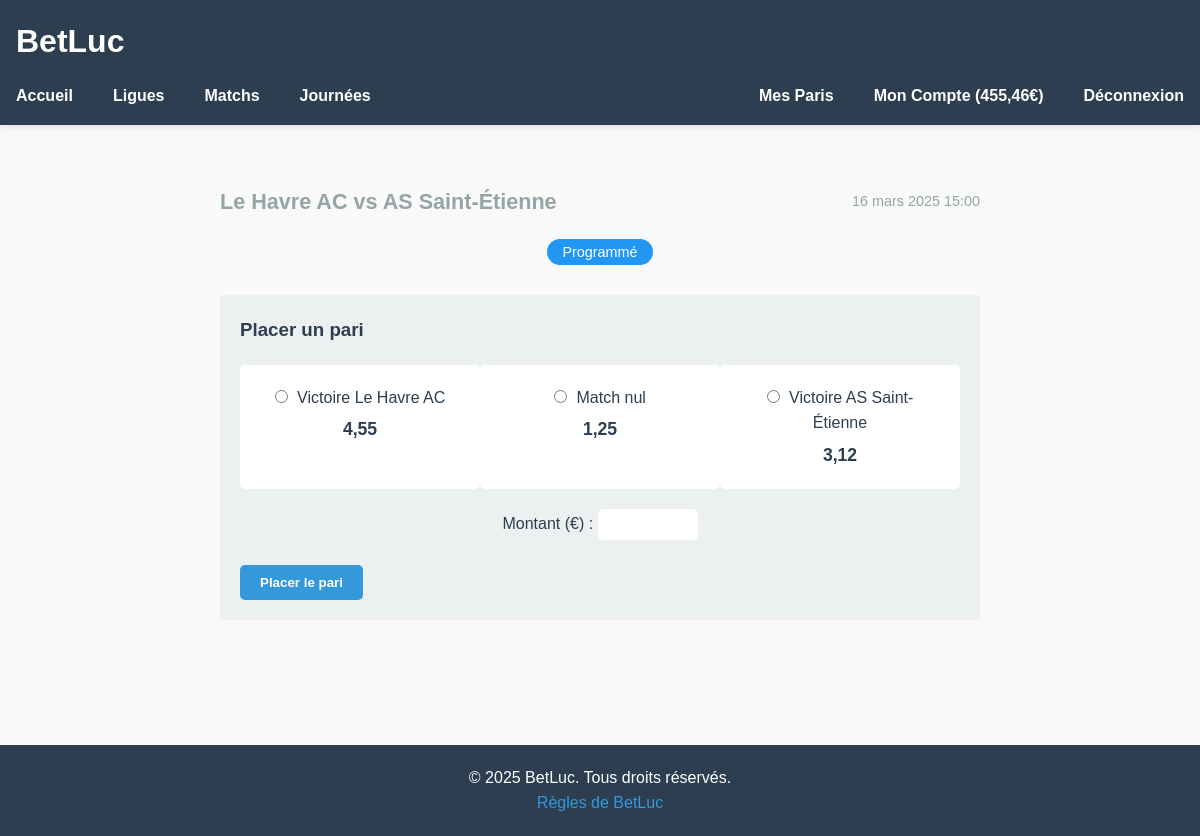
/matches/885/ (signed in), run on the app's committed database.
### accounts/models.py (models this page shows, shortened)
class Utilisateur(AbstractUser):
    email = models.EmailField(unique=True)
    username = models.CharField(max_length=150, unique=True)
    balance = models.DecimalField(max_digits=10, decimal_places=2, default=20.00, verbose_name="Solde")

### teams/models.py (models this page shows, shortened)
class Match(models.Model):
    STATUS_CHOICES = [
        ('scheduled', 'Programmé'),
        ('live', 'En cours'),
        ('completed', 'Terminé'),
    ]
    RESULT_CHOICES = [
        ('home_win', 'Victoire domicile'),
        ('draw', 'Match nul'),
        ('away_win', 'Victoire extérieur'),
        ('pending', 'En attente'),
    ]
    matchday = models.ForeignKey(Matchday, on_delete=models.CASCADE, related_name='matches')
    home_team = models.ForeignKey(Team, on_delete=models.CASCADE, related_name='home_matches')
    away_team = models.ForeignKey(Team, on_delete=models.CASCADE, related_name='away_matches')
    date = models.DateTimeField()
    home_score = models.IntegerField(null=True, blank=True)
    away_score = models.IntegerField(null=True, blank=True)
    status = models.CharField(max_length=20, choices=STATUS_CHOICES, default='scheduled')
    result = models.CharField(max_length=20, choices=RESULT_CHOICES, default='pending')
    stadium = models.CharField(max_length=100, blank=True)

class Team(models.Model):
    name = models.CharField(max_length=100, unique=True, verbose_name="Nom de l'équipe")
    league = models.ForeignKey(League, on_delete=models.CASCADE, related_name='teams', verbose_name="Ligue")
    logo = models.ImageField(upload_to='teams_logos/', blank=True, null=True, verbose_name="Logo")
    city = models.CharField(max_length=100, blank=True, verbose_name="Ville")
    founded_year = models.IntegerField(blank=True, null=True, verbose_name="Année de fondation")
    stadium = models.CharField(max_length=100, blank=True, verbose_name="Stade")
    class Meta:
        verbose_name = "Équipe"
        verbose_name_plural = "Équipes"
        ordering = ['name']
    def __str__(self):
        return self.name

class Odds(models.Model):
    match = models.OneToOneField(Match, on_delete=models.CASCADE, related_name='odds', verbose_name="Match")
    home_win = models.DecimalField(max_digits=4, decimal_places=2, verbose_name="Cote victoire domicile")
    draw = models.DecimalField(max_digits=4, decimal_places=2, verbose_name="Cote match nul")
    away_win = models.DecimalField(max_digits=4, decimal_places=2, verbose_name="Cote victoire extérieur")
    class Meta:
        verbose_name = "Cote"
        verbose_name_plural = "Cotes"

### teams/views.py (the view)
# urls.py: path('matches/<int:match_id>/', views.match_detail, name='match_detail'),
@login_required
def match_detail(request, match_id):
    match = get_object_or_404(Match, id=match_id)
    try:
        odds = match.odds
    except Odds.DoesNotExist:
        odds = Odds.create_for_match(match)
    user_bet = None
    if request.user.is_authenticated:
        user_bet = Bet.objects.filter(user=request.user, match=match).first()
    can_bet = match.status == 'scheduled'
    current_score = None
    if match.status in ['live', 'completed']:
        current_score = {
            'home_score': match.home_score,
            'away_score': match.away_score
        }
    if request.method == 'POST' and can_bet and not user_bet:
        form = BetForm(request.POST)
        if form.is_valid():
            bet = form.save(commit=False)
            bet.user = request.user
            bet.match = match
            bet.odds = odds.get_odds_for_bet_type(bet.bet_type)
            if request.user.balance < bet.amount:
                messages.error(request, "Vous n'avez pas assez d'argent pour placer ce pari.")
                return redirect('teams:match_detail', match_id=match.id)
            from django.db import transaction
            with transaction.atomic():
                if request.user.remove_balance(bet.amount):
                    bet.save()
                    messages.success(request, f"Votre pari de {bet.amount}€ a été placé avec succès. Gain potentiel : {bet.potential_win}€")
                else:
                    messages.error(request, "Une erreur est survenue lors du placement du pari.")
            return redirect('teams:match_detail', match_id=match.id)
    else:
        form = BetForm()
    return render(request, 'teams/match_detail.html', {
        'match': match,
        'odds': odds,
        'form': form,
        'user_bet': user_bet,
        'can_bet': can_bet,
        'current_score': current_score
    })

### teams/forms.py (shortened to what this page needs)
class BetForm(forms.ModelForm):
    class Meta:
        model = Bet
        fields = ['bet_type', 'amount']
        widgets = {
            'bet_type': forms.RadioSelect,
            'amount': forms.NumberInput(attrs={'min': '1', 'step': '1'})
        }
        labels = {
            'bet_type': 'Type de pari',
            'amount': 'Montant (€)'
        }

### templates/teams/match_detail.html (shortened to what this page needs)
{% extends "base.html" %}
{% block content %}
<div class="match-details">
  <div class="match-header">
    <h2>{{ match.home_team }} vs {{ match.away_team }}</h2>
    <p class="match-date">{{ match.date|date:"d F Y H:i" }}</p>
  </div>
  <div class="match-status">
    <span class="status-badge {{ match.status }}">{{ match.get_status_display }}</span>
  </div>
  {% if user.is_authenticated %}
    {% if user_bet %}
      <div class="user-bet">
        <h3>Votre pari</h3>
        <p>Type : {{ user_bet.get_bet_type_display }}</p>
        <p>Montant : {{ user_bet.amount|floatformat:2 }}€</p>
        <p>Cote : {{ user_bet.odds }}</p>
        <p>Gain potentiel : {{ user_bet.potential_win|floatformat:2 }}€</p>
        <p>Statut : {{ user_bet.get_status_display }}</p>
      </div>
    {% elif can_bet %}
      <div class="bet-form">
        <h3>Placer un pari</h3>
        <form method="post">
          <div class="odds-display">
            <div class="odd">
              <label>
                <input type="radio" name="bet_type" value="home_win" required>
                Victoire {{ match.home_team }}
                <span class="odd-value">{{ odds.home_win }}</span>
              </label>
            </div>
            <div class="odd">
              <label>
                <input type="radio" name="bet_type" value="draw" required>
                Match nul
                <span class="odd-value">{{ odds.draw }}</span>
              </label>
            </div>
            <div class="odd">
              <label>
                <input type="radio" name="bet_type" value="away_win" required>
                Victoire {{ match.away_team }}
                <span class="odd-value">{{ odds.away_win }}</span>
              </label>
            </div>
          </div>
          <div class="amount-input">
            {{ form.amount.label_tag }}
            {{ form.amount }}
          </div>
          <button type="submit" class="btn btn-primary">Placer le pari</button>
        </form>
      </div>
    {% else %}
      <div class="bet-closed">
        <p>Les paris ne sont plus possibles pour ce match.</p>
      </div>
    {% endif %}
  {% else %}
    <div class="login-required">
      <p>Connectez-vous pour pouvoir parier sur ce match.</p>
      <a href="{% url 'login' %}" class="btn btn-primary">Se connecter</a>
    </div>
  {% endif %}
</div>
{% endblock %}

### templates/base.html (shortened to what this page needs)
<!DOCTYPE html>
{% load static %}
<html lang="fr">
  <head>
    <link rel="stylesheet" href="{% static 'css/style.css' %}" />
  </head>
  <body>
    <header>
        <h1>BetLuc</h1>
        <nav>
            <ul class="main-nav">
                <li><a href="/">Accueil</a></li>
                <li><a href="{% url 'teams:league_list' %}">Ligues</a></li>
                <li><a href="{% url 'teams:match_list' %}">Matchs</a></li>
                <li><a href="{% url 'teams:matchdays_grid' %}">Journées</a></li>
            </ul>
            <ul class="auth-links">
                {% if user.is_authenticated %}
                    <li><a href="{% url 'teams:my_bets' %}">Mes Paris</a></li>
                    <li><a href="{% url 'accounts:profile' %}">Mon Compte ({{ user.balance|floatformat:2 }}€)</a></li>
                    <li><a href="{% url 'accounts:logout' %}">Déconnexion</a></li>
                {% else %}
                    <li><a href="{% url 'accounts:login' %}">Connexion</a></li>
                    <li><a href="{% url 'accounts:register' %}">Inscription</a></li>
                {% endif %}
            </ul>
        </nav>
    </header>
    <main>{% block content %}{% endblock %}</main>
    <footer class="footer mt-auto py-3 bg-light">
        <div class="container">
            <div class="row">
                <div class="col-md-6">
                    <p class="mb-0">&copy; 2025 BetLuc. Tous droits réservés.</p>
                </div>
                <div class="col-md-6 text-md-end">
                    <a href="{% url 'rules' %}" class="text-decoration-none text-muted">Règles de BetLuc</a>
                </div>
            </div>
        </div>
    </footer>
  </body>
</html>

### static/css/style.css (style rules this page uses)
:root { --primary-color: #3498db; --secondary-color: #2c3e50; --accent-color: #e74c3c; --light-color: #ecf0f1; --dark-color: #2c3e50; --success-color: #2ecc71; --warning-color: #f39c12; --error-color: #e74c3c; --grey-color: #95a5a6; --border-radius: 5px; --box-shadow: 0 2px 10px rgba(0, 0, 0, 0.1); }
* { margin: 0; padding: 0; box-sizing: border-box; }
body { font-family: 'Arial', sans-serif; line-height: 1.6; color: var(--dark-color); background-color: #f9f9f9; }
a { color: var(--primary-color); text-decoration: none; }
ul { list-style: none; }
header, main, footer { width: 100%; padding: 20px; }
header { background-color: var(--secondary-color); color: white; box-shadow: 0 2px 5px rgba(0,0,0,0.1); }
main { min-height: calc(100vh - 180px); max-width: 1200px; margin: 0 auto; padding: 40px 20px; }
footer { background-color: var(--secondary-color); color: white; text-align: center; padding: 20px; }
header h1 { margin-bottom: 15px; }
nav ul { display: flex; gap: 20px; }
nav ul li a { color: white; font-weight: bold; transition: color 0.3s; }
.btn { display: inline-block; padding: 10px 20px; border: none; border-radius: var(--border-radius); cursor: pointer; font-weight: bold; text-align: center; transition: background-color 0.3s, transform 0.3s; }
.btn-primary { background-color: var(--primary-color); color: white; }
.match-header { display: flex; justify-content: space-between; font-size: 0.9rem; color: var(--grey-color); margin-bottom: 15px; }
.odd { text-align: center; background-color: white; padding: 10px; border-radius: var(--border-radius); width: 30%; }
.odd-value { font-size: 1.1rem; color: var(--accent-color); font-weight: bold; }
.odds-display { display: flex; justify-content: space-between; margin: 20px 0; }
input[type="number"] { width: 100%; padding: 10px; border: 1px solid #ddd; border-radius: var(--border-radius); margin-bottom: 5px; }

### templates/base.html (style rules this page uses)
:root { --primary-color: #3498db; --secondary-color: #2c3e50; --success-color: #4caf50; --danger-color: #f44336; --info-color: #2196f3; }
header { padding: 1rem; background-color: var(--secondary-color); color: white; }
header h1 { margin: 0; margin-bottom: 1rem; }
nav { display: flex; justify-content: space-between; align-items: center; }
.main-nav { display: flex; list-style: none; margin: 0; padding: 0; }
.main-nav li { margin-right: 20px; }
.auth-links { display: flex; list-style: none; margin: 0; padding: 0; }
.auth-links li { margin-left: 20px; }
.auth-links a { color: white; text-decoration: none; }

### templates/teams/match_detail.html (style rules this page uses)
.match-details { max-width: 800px; margin: 0 auto; padding: 20px; }
.match-header { text-align: center; margin-bottom: 20px; }
.match-date, .match-stadium { color: var(--text-color); margin: 5px 0; }
.match-status { text-align: center; margin-bottom: 20px; }
.status-badge { padding: 5px 15px; border-radius: 15px; font-size: 0.9em; }
.status-badge.scheduled { background-color: var(--info-color); color: white; }
.bet-form { margin-top: 30px; padding: 20px; background-color: var(--light-color); border-radius: var(--border-radius); }
.odds-display { display: flex; justify-content: space-between; margin-bottom: 20px; }
.odd { flex: 1; text-align: center; padding: 10px; }
.odd label { display: block; cursor: pointer; padding: 10px; border: 1px solid var(--border-color); border-radius: var(--border-radius); transition: all 0.3s ease; }
.odd input[type="radio"] { margin-right: 5px; }
.odd-value { display: block; font-weight: bold; color: var(--secondary-color); margin-top: 5px; }
.amount-input { margin: 20px 0; text-align: center; }
.amount-input input { width: 100px; padding: 8px; border: 1px solid var(--border-color); border-radius: var(--border-radius); text-align: center; }

### data on the page
Utilisateur: balance "455,46"
Match: home_team "Le Havre AC", away_team "AS Saint-Étienne", date "16 mars 2025 15:00", status "Programmé"
Odds: home_win "4,55", draw "1,25", away_win "3,12"
